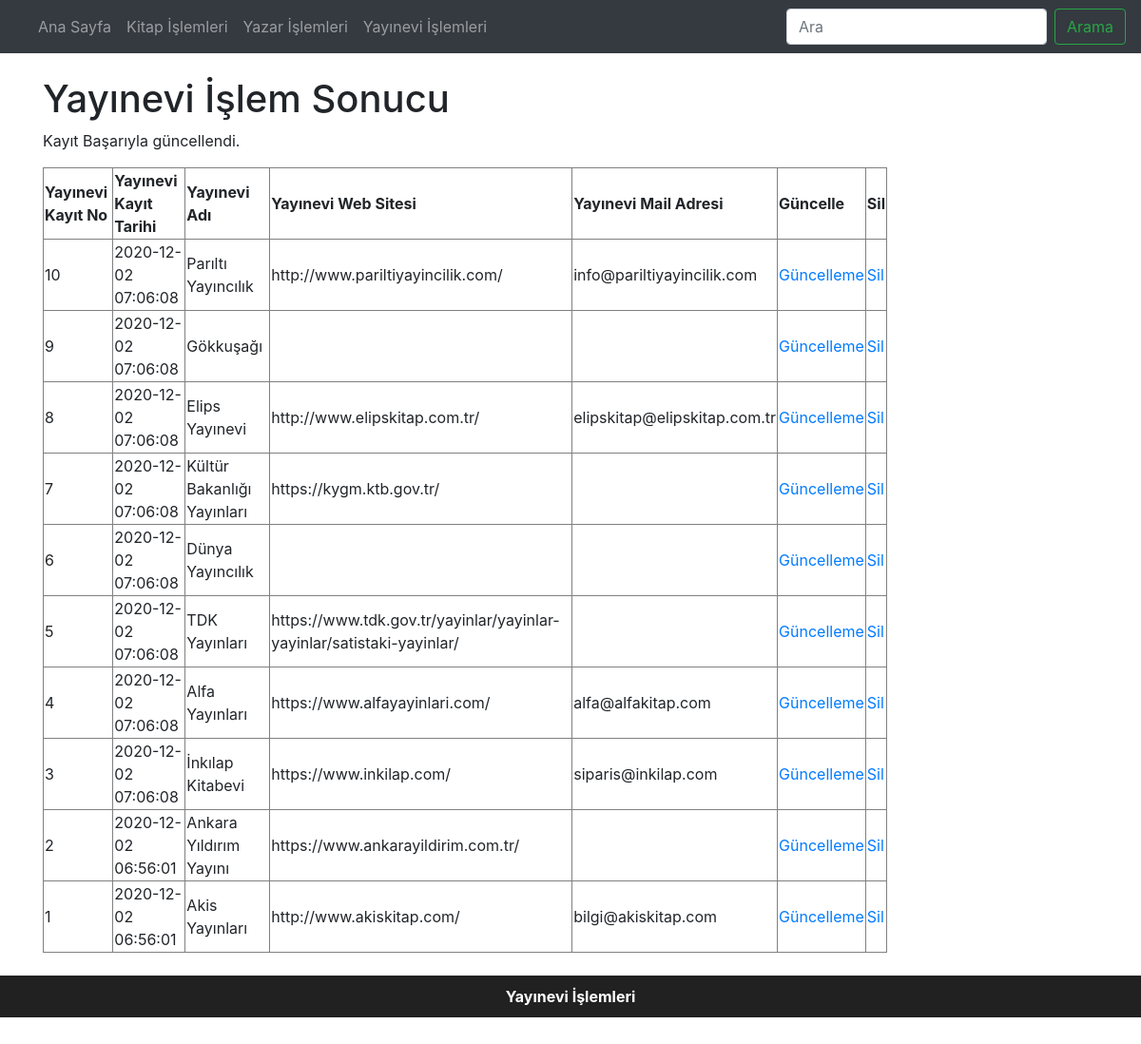
/yayinevi_guncellendi.php, run on the app's committed database.
### tables this page shows
CREATE TABLE `yayineviveri` (
  `YayineviNo` int(11) NOT NULL COMMENT 'Yayınevi numarası girilecek (otomatik artan)',
  `YayineviKayitTarihi` timestamp NOT NULL DEFAULT CURRENT_TIMESTAMP,
  `YayineviAdi` varchar(75) NOT NULL COMMENT 'Yayınevinin adı yazılacak',
  `YayineviWebSitesi` varchar(150) DEFAULT NULL COMMENT 'Yayınevinin web adresi girilecek',
  `YayineviMailAdresi` varchar(40) DEFAULT NULL COMMENT 'Yayınevinin e posta adresi girilecek'
);

### yayinevi_guncellendi.php (the view, shortened to what this page needs)
<?php
    require_once("baglanti.php");
    $YayineviNo = mysqli_real_escape_string($baglanti, $_POST['YayineviNo']);
    $YayineviAdi = mysqli_real_escape_string($baglanti, $_POST['YayineviAdi']);
    $YayineviWebSitesi = mysqli_real_escape_string($baglanti, $_POST['YayineviWebSitesi']);
    $YayineviMailAdresi = mysqli_real_escape_string($baglanti, $_POST['YayineviMailAdresi']);
    $sorgu = "UPDATE yayineviveri SET YayineviAdi= '$YayineviAdi', YayineviWebSitesi  = '$YayineviWebSitesi ', YayineviMailAdresi = '$YayineviMailAdresi' WHERE YayineviNo= $YayineviNo";
    if (mysqli_query($baglanti, $sorgu)) {
        $islemSonuc = "Kayıt Başarıyla güncellendi.";
    } else {
        $islemSonuc = "Hata: " . $sorgu . "<br>" . mysqli_error($baglanti);
    }
    $sorgu2 = mysqli_query($baglanti, "SELECT * FROM yayineviveri ORDER BY YayineviNo DESC");
?>
<!DOCTYPE html>
<html lang="tr"><head><meta http-equiv="Content-Type" content="text/html; charset=UTF-8">
<link href="bootstrap.min.css" rel="stylesheet">
    <link href="./katalog_files/navbar-top.css" rel="stylesheet">
  </head>
  <body>
    <nav class="navbar navbar-expand-md navbar-dark bg-dark mb-4">
  <div class="collapse navbar-collapse" id="navbarCollapse">
    <ul class="navbar-nav mr-auto">
      <li class="nav-item">
        <a class="nav-link" href="index.php">Ana Sayfa </a>
      </li>
      <li class="nav-item">
        <a class="nav-link" href="kitap.php">Kitap İşlemleri</a>
      </li>
      <li class="nav-item">
        <a class="nav-link" href="yazar.php">Yazar İşlemleri</a>
      </li>
      <li class="nav-item">
        <a class="nav-link" href="yayinevi.php">Yayınevi İşlemleri</a>
      </li>
    </ul>
    <form class="form-inline mt-2 mt-md-0">
      <input class="form-control mr-sm-2" type="text" placeholder="Ara" aria-label="Search">
      <button class="btn btn-outline-success my-2 my-sm-0" type="submit">Arama</button>
    </form>
  </div>
</nav>
<main role="main" class="container">
<h1>Yayınevi İşlem Sonucu</h1>
<p><?php echo $islemSonuc; ?></p>
<?php
echo("<table border=1 width=80%>");
    echo("<tr>");
    echo("<td><b>Yayınevi Kayıt No</b></td>");
    echo("<td><b>Yayınevi Kayıt Tarihi</b></td>");
    echo("<td><b>Yayınevi Adı</b></td>");
    echo("<td><b>Yayınevi Web Sitesi</b></td>");
    echo("<td><b>Yayınevi Mail Adresi</b></td>");
    echo("<td><b>Güncelle</b></td>");
    echo("<td><b>Sil</b></td>");
    echo("</tr>");
while($satir = mysqli_fetch_assoc($sorgu2)){
    echo("<tr>");
    echo("<td>".$satir["YayineviNo"]."</td>");
    echo("<td>".$satir["YayineviKayitTarihi"]."</td>");
    echo("<td>".$satir["YayineviAdi"]."</td>");
    echo("<td>".$satir["YayineviWebSitesi"]."</td>");
    echo("<td>".$satir["YayineviMailAdresi"]."</td>");
    echo("<td><a href='yayinevi_guncellenecek.php?YayineviNo=".$satir["YayineviNo"]."'>Güncelleme</a></td>");
    echo("<td><a href='yayinevi_sil.php?YayineviNo=".$satir["YayineviNo"]."'>Sil</a></td>");
    echo("</tr>");
            }
echo("</table>");
?>
</main>
<br>
<footer style="text-align:center;background-color:#212121; color: white;padding:10px"><b>Yayınevi İşlemleri</b></footer>
</body></html>

### navbar-top.css (style rules this page uses)
body { min-height: 75rem; }

### data on the page
yayineviveri: YayineviNo "10", YayineviKayitTarihi "2020-12-02 07:06:08", YayineviAdi "Parıltı Yayıncılık", YayineviWebSitesi "http://www.pariltiyayincilik.com/", YayineviMailAdresi "info@pariltiyayincilik.com"
yayineviveri: YayineviNo "9", YayineviKayitTarihi "2020-12-02 07:06:08", YayineviAdi "Gökkuşağı"
yayineviveri: YayineviNo "8", YayineviKayitTarihi "2020-12-02 07:06:08", YayineviAdi "Elips Yayınevi", YayineviWebSitesi "http://www.elipskitap.com.tr/", YayineviMailAdresi "elipskitap@elipskitap.com.tr"
yayineviveri: YayineviNo "7", YayineviKayitTarihi "2020-12-02 07:06:08", YayineviAdi "Kültür Bakanlığı Yayınları", YayineviWebSitesi "https://kygm.ktb.gov.tr/"
yayineviveri: YayineviNo "6", YayineviKayitTarihi "2020-12-02 07:06:08", YayineviAdi "Dünya Yayıncılık"
yayineviveri: YayineviNo "5", YayineviKayitTarihi "2020-12-02 07:06:08", YayineviAdi "TDK Yayınları", YayineviWebSitesi "https://www.tdk.gov.tr/yayinlar/yayinlar-yayinlar/satistaki-yayinlar/"
yayineviveri: YayineviNo "4", YayineviKayitTarihi "2020-12-02 07:06:08", YayineviAdi "Alfa Yayınları", YayineviWebSitesi "https://www.alfayayinlari.com/", YayineviMailAdresi "alfa@alfakitap.com"
yayineviveri: YayineviNo "3", YayineviKayitTarihi "2020-12-02 07:06:08", YayineviAdi "İnkılap Kitabevi", YayineviWebSitesi "https://www.inkilap.com/", YayineviMailAdresi "siparis@inkilap.com"
yayineviveri: YayineviNo "2", YayineviKayitTarihi "2020-12-02 06:56:01", YayineviAdi "Ankara Yıldırım Yayını", YayineviWebSitesi "https://www.ankarayildirim.com.tr/"
yayineviveri: YayineviNo "1", YayineviKayitTarihi "2020-12-02 06:56:01", YayineviAdi "Akis Yayınları", YayineviWebSitesi "http://www.akiskitap.com/", YayineviMailAdresi "bilgi@akiskitap.com"

### other printed values
$islemSonuc "Kayıt Başarıyla güncellendi."
